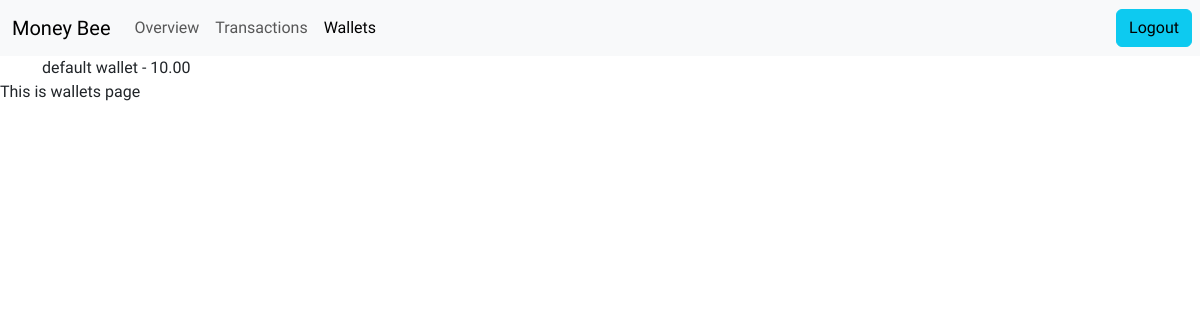
Page /personal/wallets (signed in) on the earlier database version.
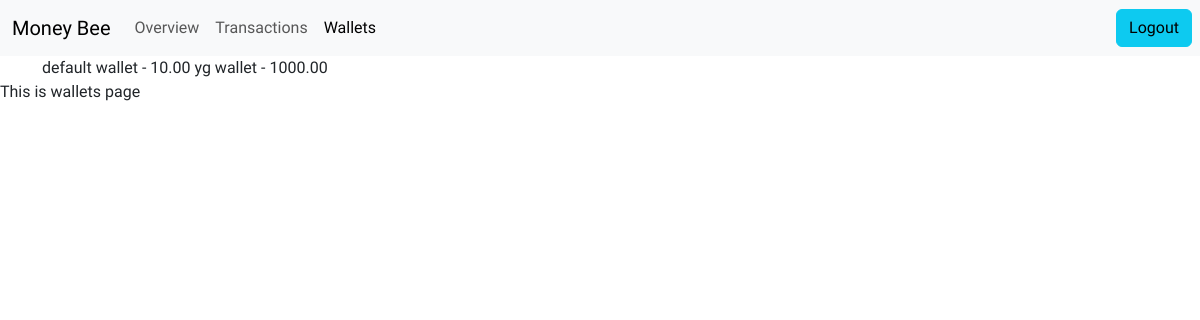
Same page on the later database version.
### expense_tracker/models.py (models this page shows, shortened)
class Wallet(models.Model):
    user = models.ForeignKey(
        User, on_delete=models.CASCADE
    )  # Link to the user's account
    name = models.CharField(max_length=100, default="default wallet")  # Wallet name
    balance = models.DecimalField(
        max_digits=10, decimal_places=2, default=0.00
    )  # Initial balance
    class Meta:
        unique_together = [('user', 'name')]

### expense_tracker/views.py (the view)
# urls.py: path('personal/wallets',views.wallets,name="wallets"),
def wallets(request):
    wallets=Wallet.objects.filter(user=request.user)
    return render(request, "expense_tracker/wallets.html", {
        "wallets":wallets
    })

### expense_tracker/templates/expense_tracker/wallets.html
{% extends "expense_tracker/personal_home.html" %}
{% block wallets %}active{% endblock %}
{% block content %}
<div class="container">
    {% for wallet in wallets %}
    {{wallet.name}} - {{ wallet.balance }}
    {% endfor %}
</div>
<p>This is wallets page</p>
{% endblock %}

Differences in the rows shown:
added Wallet: name "yg wallet", balance "1000.00"
